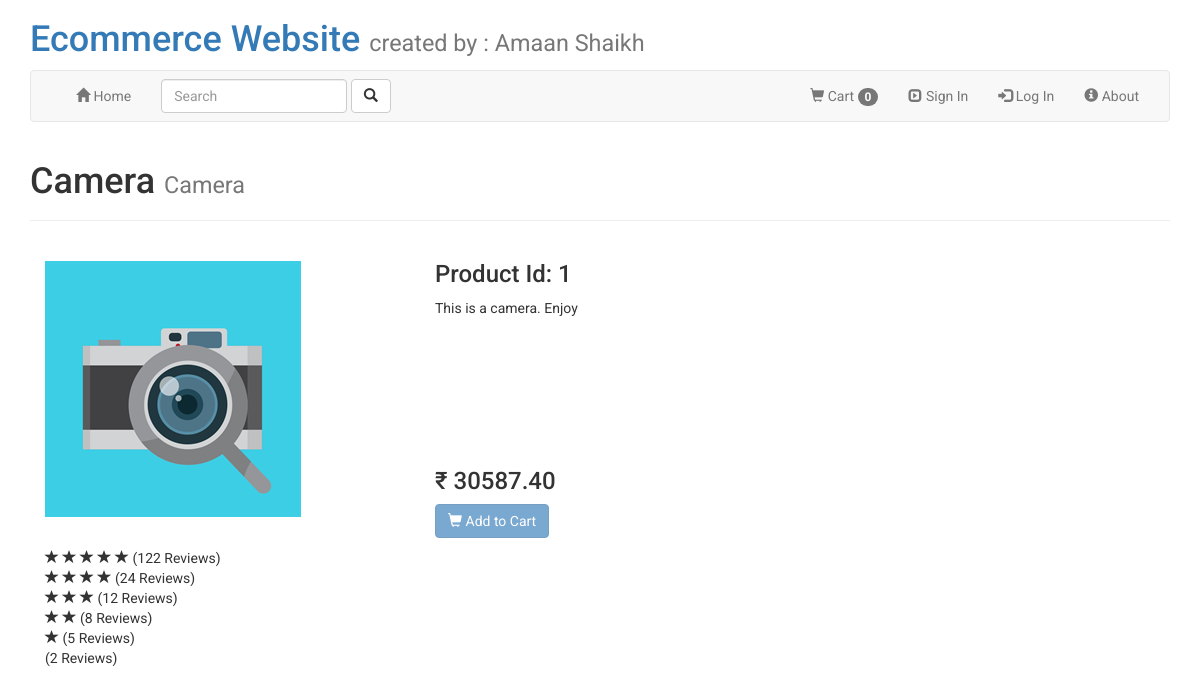
The page /product/1 on the database as committed earlier.
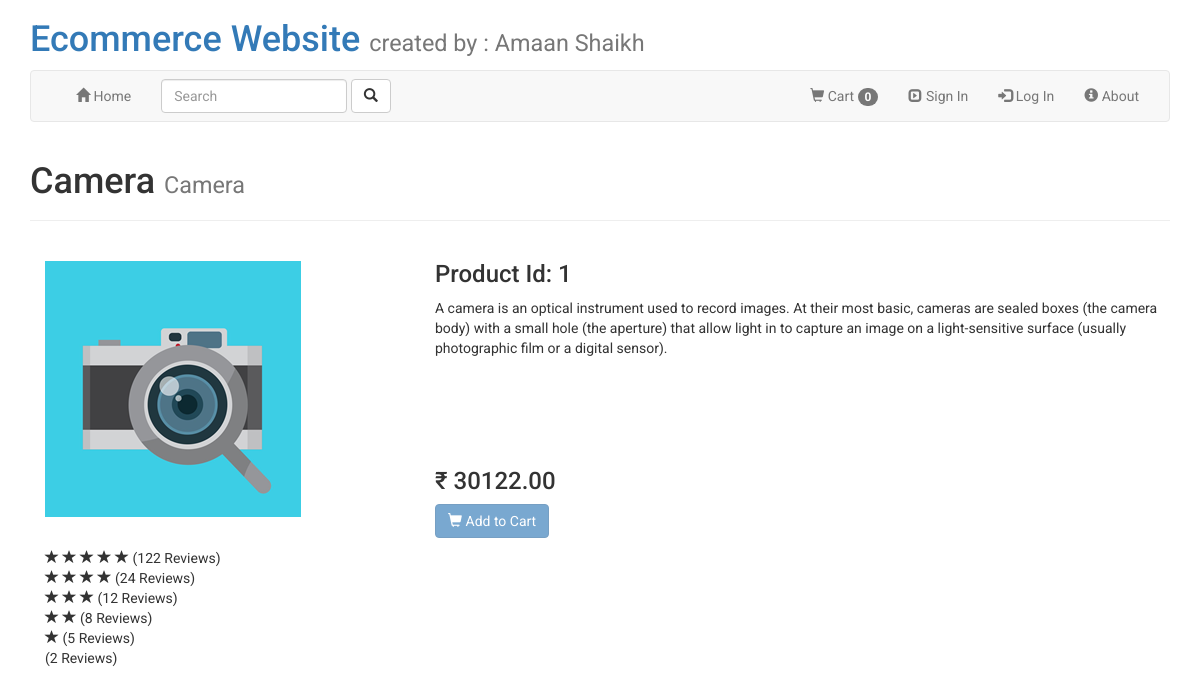
The same page on the database as committed later.
### product/models.py (models this page shows)
class Product(models.Model):
    name = models.CharField(max_length=120)
    image = models.ImageField(upload_to = 'pics')
    description = models.TextField(blank=False,null=False)
    price = models.DecimalField(decimal_places=2,max_digits= 1000)

### product/views.py (the view)
# urls.py: path('product/<int:id>',views.product_view,name ="product_view")
def product_view(request,id):
    data = Product.objects.get(id = id)
    a = ['','','']
    cdata = cart_data_add(request.user.id)
    return render(request,"product/show_product.html",{"data":data,"a": a,"cdata":cdata})

### product/views.py (called while the page is built)
def cart_data_add(cid):
    data = Cart.objects.filter(customer_id=cid,shipment=False)
    data = dict({"count":len(data)})
    return data

### templates/product/show_product.html
{%extends "../navbar.html"%}
{% block showproduct %}
<div class="page-header">
    <h1>{{data.name}} <small>{{data.name}} </small></h1>
  </div>
<div class="container">
    <div class="row">
        <div class="col-md-4" style="padding-top: 20px;">
            <img src="{{data.image.url}}" alt="...">
        </div>
        <div class="col-md-8">
            <h3>Product Id: {{data.id}}</h3>
            <div style="height: 150px;">
                {{data.description}}
            </div>
            <div>
                <h3>₹ {{data.price}}</h3>
            </div>
            <div>
                {% if user.is_authenticated %}
                        <p>
                            <a href="../cart/addtocart/{{data.id}}" class="btn btn-primary right" role="button"><span class="glyphicon glyphicon-shopping-cart"></span> Add to Cart </a>
                        </p>
                        {% else %}
                        <p>
                            <a class="btn btn-primary right" role="button" disabled = "disabled" data-toggle="tooltip" data-placement="top" title="Log In/Sign In please!"><span class="glyphicon glyphicon-shopping-cart"></span> Add to Cart </a>
                        </p>
                        {% endif %}
            </div>
        </div>
    </div>
    <div>
        <span class="glyphicon glyphicon-star"></span>
        <span class="glyphicon glyphicon-star"></span>
        <span class="glyphicon glyphicon-star"></span>
        <span class="glyphicon glyphicon-star"></span>
        <span class="glyphicon glyphicon-star"></span>
        (122 Reviews)
    </div>
    <div>
        <span class="glyphicon glyphicon-star"></span>
        <span class="glyphicon glyphicon-star"></span>
        <span class="glyphicon glyphicon-star"></span>
        <span class="glyphicon glyphicon-star"></span>
        (24 Reviews)
    </div>
    <div>
        <span class="glyphicon glyphicon-star"></span>
        <span class="glyphicon glyphicon-star"></span>
        <span class="glyphicon glyphicon-star"></span>
        (12 Reviews)
    </div>
    <div>
        <span class="glyphicon glyphicon-star"></span>
        <span class="glyphicon glyphicon-star"></span>
        (8 Reviews)
    </div>
    <div>
        <span class="glyphicon glyphicon-star"></span>
        (5 Reviews)
    </div>
    <div>
        (2 Reviews)
    </div>
</div>
{% endblock  %}

Rows that differ between the two databases and show on the page:
changed Product "Camera": description "This is a camera. Enjoy" → "A camera is an optical instrument used to record images. At their most basic, cameras are sealed boxes (the camera body) with a small hole (the aperture) that allow light in to capture an image on a light-sensitive surface (usually photographic film or a digital sensor)."; price "30587.40" → "30122.00"
